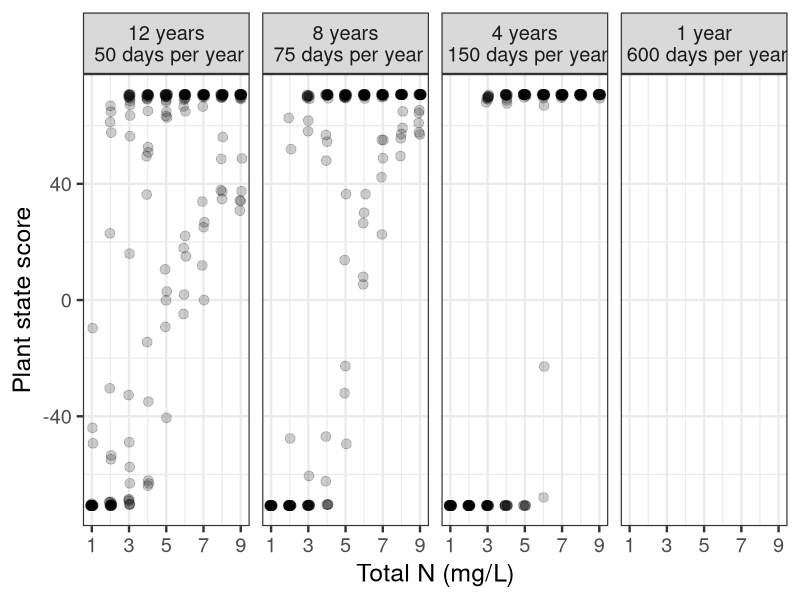
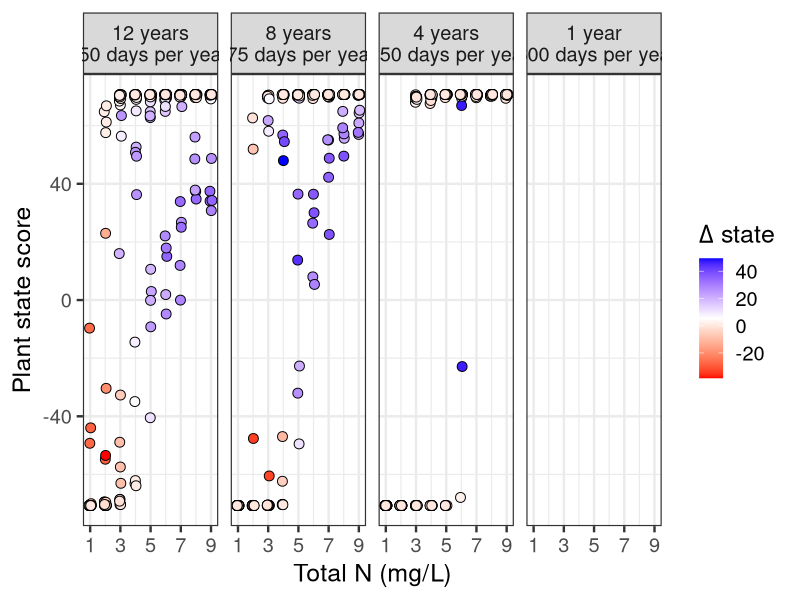
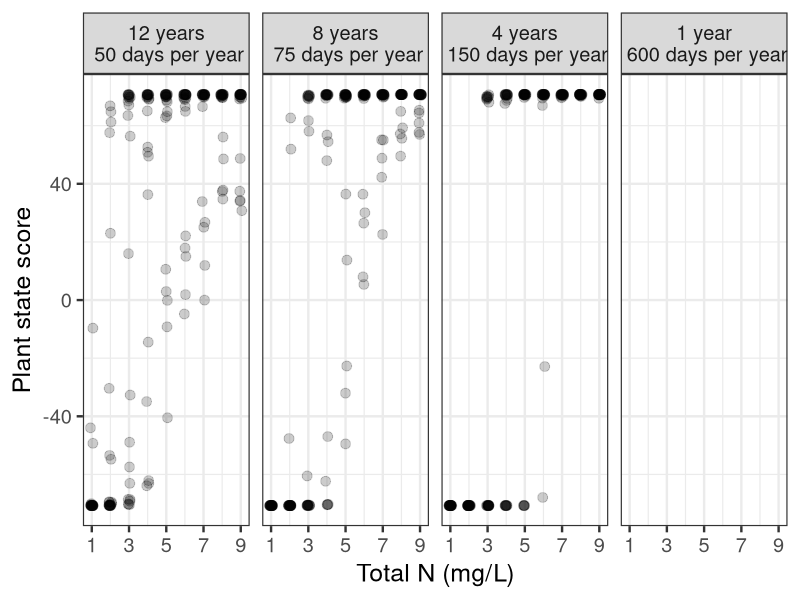
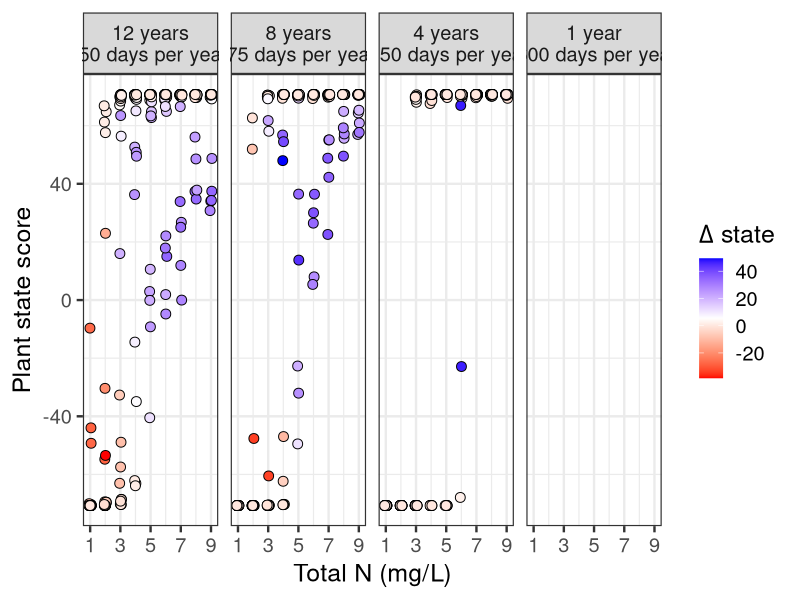

These charts were generated, in order, by the following R code:
library(ggplot2)
library(gridExtra)

###############
# Import data #
###############
data <- read.csv("output_growing_season.csv")

head(data)
nrow(data)


# Set ap altern. measures of FP&SAV for 600 day growing season  
# data$FP_final[data$years==1] <- data$FP_end_yr01[data$years==1]
# data$FP_final[data$years!=1] <- data$FP_end_yr04[data$years!=1]

# data$SAV_final[data$years==1] <- data$SAV_end_yr01[data$years==1]
# data$SAV_final[data$years!=1] <- data$SAV_end_yr04[data$years!=1]


###############################################
# Calculate "state_score" for each simulation #
# Range (-70.7, 70.7)                         #
# (-) score: more SAV                         #
# (+) score: more FP                          #
###############################################
# I could also use this (avg cover in the final year)
data$state_score04 <- (data$FP_end_yr04 - data$SAV_end_yr04) / sqrt(2)
data$state_score03 <- (data$FP_end_yr03 - data$SAV_end_yr03) / sqrt(2)
data$state_score02 <- (data$FP_end_yr02 - data$SAV_end_yr02) / sqrt(2)
data$state_score01 <- (data$FP_end_yr01 - data$SAV_end_yr01) / sqrt(2)

#################################################### 
# Calculate difference between last two time steps #  
####################################################
data$state_score04vs03 <- data$state_score04 - data$state_score03


# change "data$days" to a factor with different levels 
data$days_factor <- as.factor(data$days)
levels(data$days_factor) <- c("12 years\n 50 days per year","8 years\n 75 days per year",
                              "4 years\n 150 days per year","1 year\n 600 days per year")

# Plot 
SAV_FP_plot <- ggplot(data, aes(x=TOTALN,y=state_score04))
SAV_FP_plot <- SAV_FP_plot + scale_colour_grey()
SAV_FP_plot <- SAV_FP_plot + geom_point(alpha=0.2,size=3, position=position_jitter(w=0.075))                                 
SAV_FP_plot <- SAV_FP_plot + facet_grid(. ~ days_factor)
SAV_FP_plot <- SAV_FP_plot + xlab("Total N (mg/L)")
SAV_FP_plot <- SAV_FP_plot + ylab(expression(paste("Plant state score")))
SAV_FP_plot <- SAV_FP_plot + theme_bw(base_size=18)
SAV_FP_plot <- SAV_FP_plot + scale_x_continuous(breaks=c(1,3,5,7,9))
SAV_FP_plot

ggsave(file="output_growing_season_state_score.jpg",SAV_FP_plot, height=4,width=12)


# Plot it with color
color_lims <- max(abs(min(data$state_score04vs03)), max(data$state_score04vs03))

SAV_FP_plot <- ggplot(data, aes(x=TOTALN,y=state_score04))
SAV_FP_plot <- SAV_FP_plot + geom_point(size=3, 
                                        aes(fill=state_score04vs03),
                                        position=position_jitter(w=0.075),
                                        colour="black",pch=21)
SAV_FP_plot <- SAV_FP_plot + scale_fill_gradientn(colours=c("red","white","blue"),
                                                  limits=c(-color_lims,color_lims),
                                                  name=expression(paste(Delta," state",sep="")))                             
SAV_FP_plot <- SAV_FP_plot + facet_grid(. ~ days_factor)
SAV_FP_plot <- SAV_FP_plot + xlab("Total N (mg/L)")
SAV_FP_plot <- SAV_FP_plot + ylab(expression(paste("Plant state score")))
SAV_FP_plot <- SAV_FP_plot + theme_bw(base_size=18)
SAV_FP_plot <- SAV_FP_plot + scale_x_continuous(breaks=c(1,3,5,7,9))
SAV_FP_plot

ggsave(file="output_growing_season_state_score - with_colour.jpg",SAV_FP_plot, height=4,width=13)

